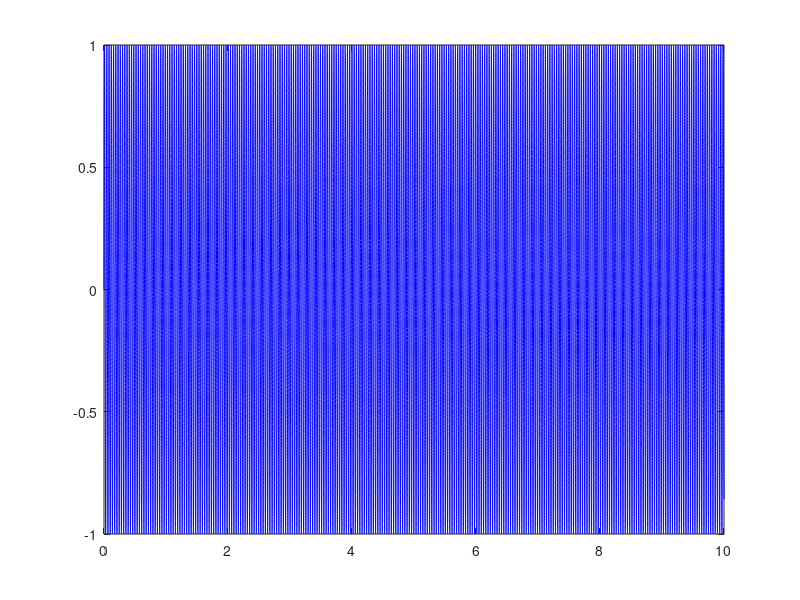

The MATLAB source for this figure:
%% generate a signal to use the bandpass filter for
% filter then makes the signal good enough to put through the APDL
% transient analysis
clear all
%highest frequency of interest we want to know
hf=50;
dt=1/(200*hf);
%length of time we want to find response for
lt=10;
steps=(lt/dt);
x=linspace(0,lt,(steps));
% x=0:1/steps:lt;
%generate random numbers between [-1,1] with a length of steps
A=1;
% r=-A+(2*A).*rand(steps,1);
r=A.*sin(27.5664*2*pi*x);
% r = Amplitude*sin(w*t), where t is the timesteps, or X

% put it through the filter we created in bandpass filter toolbox thing
% y=doFilter2(r,dt);
% create vector to export to a csv file for APDL to read
Y=[x' r'];
figure
plot(x,r,'b') %,x,y,'g')

file='U:\_PhD\APDL\Validation\DuffingValDec17\LinearModeTS10.csv';
csvwrite(file,Y);
